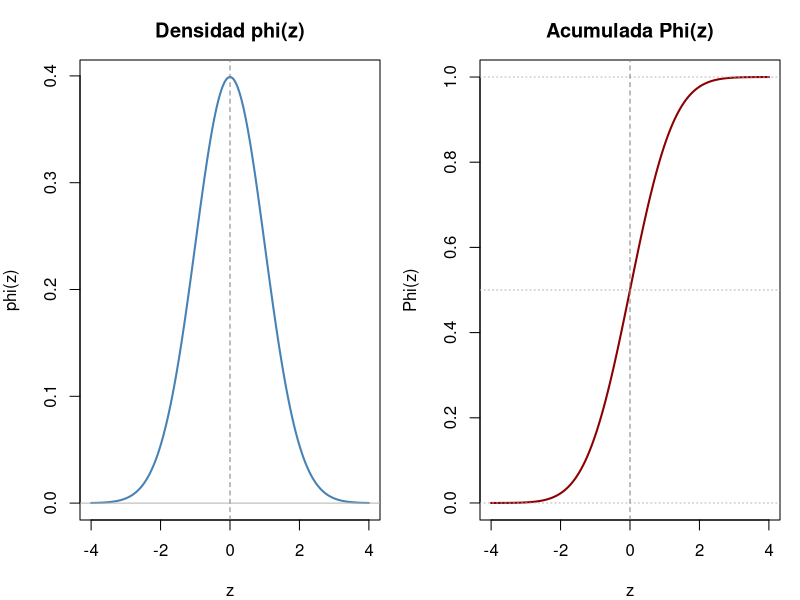
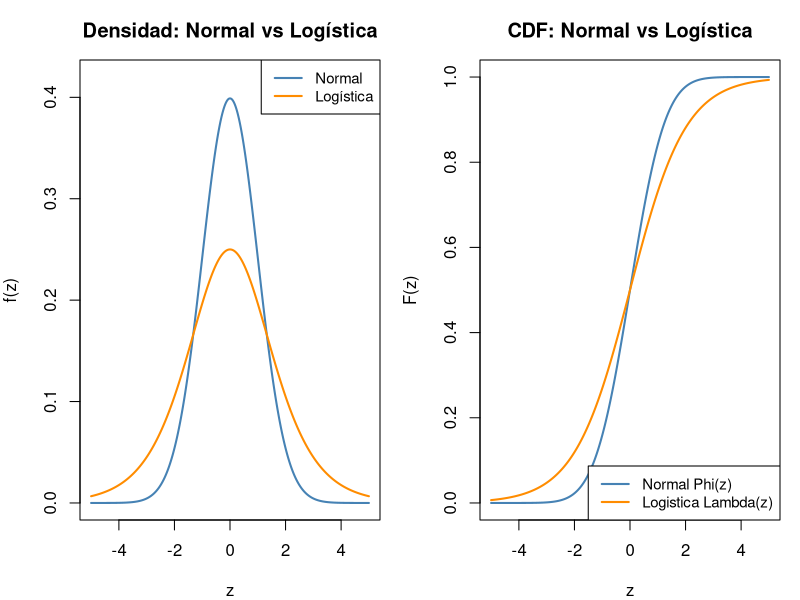
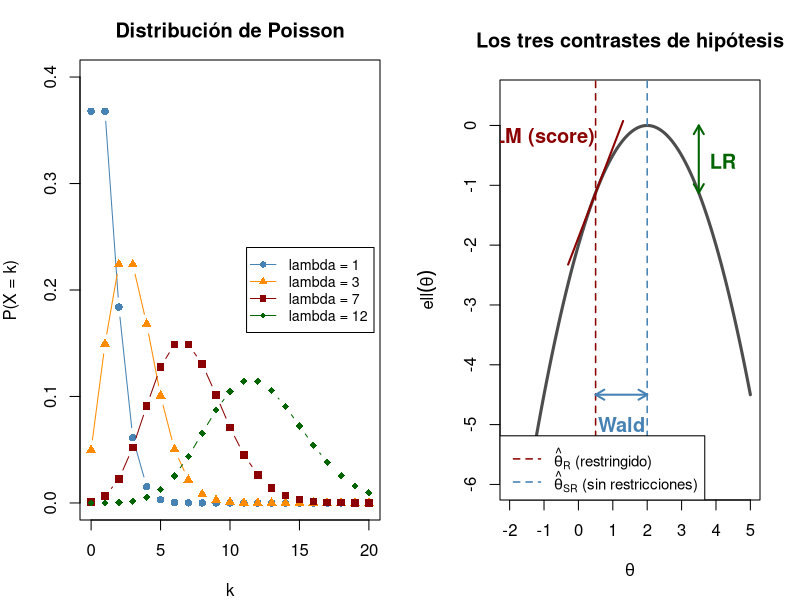
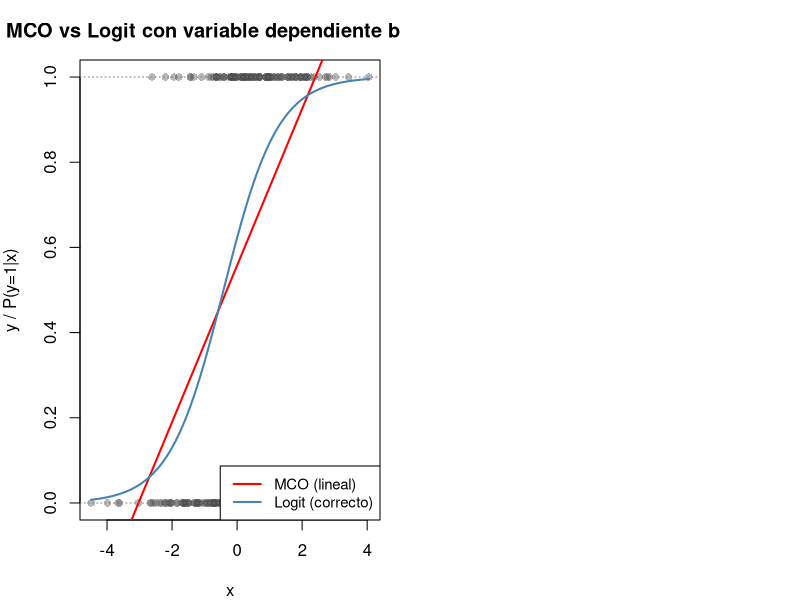

Write the R code that produced these figures, in order.
## ---- chunk 1
par(mfrow = c(1, 2), mar = c(4, 4, 3, 1))
z <- seq(-4, 4, length.out = 500)

## Densidad
plot(z, dnorm(z), type = "l", lwd = 2, col = "steelblue",
     main = "Densidad phi(z)", xlab = "z", ylab = "phi(z)")
abline(h = 0, col = "grey70")
abline(v = 0, lty = 2, col = "grey50")

## Acumulada
plot(z, pnorm(z), type = "l", lwd = 2, col = "darkred",
     main = "Acumulada Phi(z)", xlab = "z", ylab = "Phi(z)")
abline(h = c(0, 0.5, 1), col = "grey70", lty = 3)
abline(v = 0, lty = 2, col = "grey50")
## ---- chunk 2
par(mfrow = c(1, 2), mar = c(4, 4, 3, 1))
z <- seq(-5, 5, length.out = 500)

## Densidad
plot(z, dnorm(z), type = "l", lwd = 2, col = "steelblue",
     main = "Densidad: Normal vs Logística", xlab = "z", ylab = "f(z)",
     ylim = c(0, 0.42))
lines(z, dlogis(z), lwd = 2, col = "darkorange")
legend("topright", c("Normal", "Logística"), col = c("steelblue", "darkorange"),
       lwd = 2, cex = 0.9)

## Acumulada
plot(z, pnorm(z), type = "l", lwd = 2, col = "steelblue",
     main = "CDF: Normal vs Logística", xlab = "z", ylab = "F(z)")
lines(z, plogis(z), lwd = 2, col = "darkorange")
legend("bottomright", c("Normal Phi(z)", "Logistica Lambda(z)"),
       col = c("steelblue", "darkorange"), lwd = 2, cex = 0.9)
## ---- chunk 3
par(mar = c(4, 4, 3, 1))
x <- 0:20
plot(x, dpois(x, lambda = 1), type = "b", pch = 16, col = "steelblue",
     main = "Distribución de Poisson", xlab = "k", ylab = "P(X = k)",
     ylim = c(0, 0.4))
lines(x, dpois(x, lambda = 3), type = "b", pch = 17, col = "darkorange")
lines(x, dpois(x, lambda = 7), type = "b", pch = 15, col = "darkred")
lines(x, dpois(x, lambda = 12), type = "b", pch = 18, col = "darkgreen")
legend("right", c("lambda = 1", "lambda = 3", "lambda = 7", "lambda = 12"),
       col = c("steelblue", "darkorange", "darkred", "darkgreen"),
       pch = c(16, 17, 15, 18), lwd = 1, cex = 0.85, inset = 0.02)
## ---- chunk 4
par(mar = c(5, 5, 4, 2))
theta <- seq(-3, 5, length.out = 300)
loglik <- -0.5 * (theta - 2)^2  # log-verosimilitud ilustrativa

plot(theta, loglik, type = "l", lwd = 3, col = "grey30",
     xlab = expression(theta), ylab = expression(ell(theta)),
     main = "Los tres contrastes de hipótesis",
     xlim = c(-2, 5), ylim = c(-6, 0.5))

## Theta restringido y sin restringir
theta_r <- 0.5
theta_sr <- 2
abline(v = theta_r, lty = 2, col = "darkred", lwd = 1.5)
abline(v = theta_sr, lty = 2, col = "steelblue", lwd = 1.5)

## LR: distancia vertical
arrows(3.5, -0.5 * (theta_r - 2)^2, 3.5, -0.5 * (theta_sr - 2)^2,
       code = 3, col = "darkgreen", lwd = 2, length = 0.1)
text(4.2, -0.6, "LR", col = "darkgreen", cex = 1.2, font = 2)

## Wald: distancia horizontal desde SR
arrows(theta_r, -4.5, theta_sr, -4.5,
       code = 3, col = "steelblue", lwd = 2, length = 0.1)
text(1.25, -5, "Wald", col = "steelblue", cex = 1.2, font = 2)

## LM: pendiente en theta_r
slope_r <- -(theta_r - 2)
arrows(theta_r - 0.8, -0.5 * (theta_r - 2)^2 - slope_r * 0.8,
       theta_r + 0.8, -0.5 * (theta_r - 2)^2 + slope_r * 0.8,
       code = 0, col = "darkred", lwd = 2, lty = 1)
text(-1, -0.2, "LM (score)", col = "darkred", cex = 1.2, font = 2)

legend("bottomleft",
       c(expression(hat(theta)[R] ~ "(restringido)"),
         expression(hat(theta)[SR] ~ "(sin restricciones)")),
       col = c("darkred", "steelblue"), lty = 2, lwd = 1.5, cex = 0.9)
## ---- chunk 5
set.seed(42)
n <- 200
x <- rnorm(n, 0, 1.5)
p_true <- plogis(0.5 + 1.2 * x)
y <- rbinom(n, 1, p_true)
mod_mco <- lm(y ~ x)

par(mar = c(4, 4, 3, 1))
plot(x, y, pch = 16, col = rgb(0.3, 0.3, 0.3, 0.4),
     xlab = "x", ylab = "y / P(y=1|x)",
     main = "MCO vs Logit con variable dependiente binaria")
abline(mod_mco, col = "red", lwd = 2)
x_seq <- seq(min(x), max(x), length.out = 200)
lines(x_seq, plogis(0.5 + 1.2 * x_seq), col = "steelblue", lwd = 2)
abline(h = c(0, 1), lty = 3, col = "grey50")
legend("bottomright", c("MCO (lineal)", "Logit (correcto)"),
       col = c("red", "steelblue"), lwd = 2, cex = 0.9)
